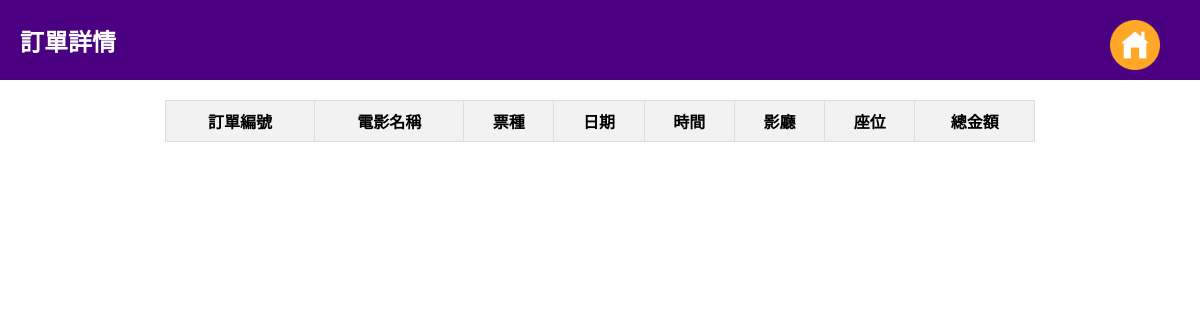
The page /movie/movie_back/detail_more.php?member_id=1 on the database as committed earlier.
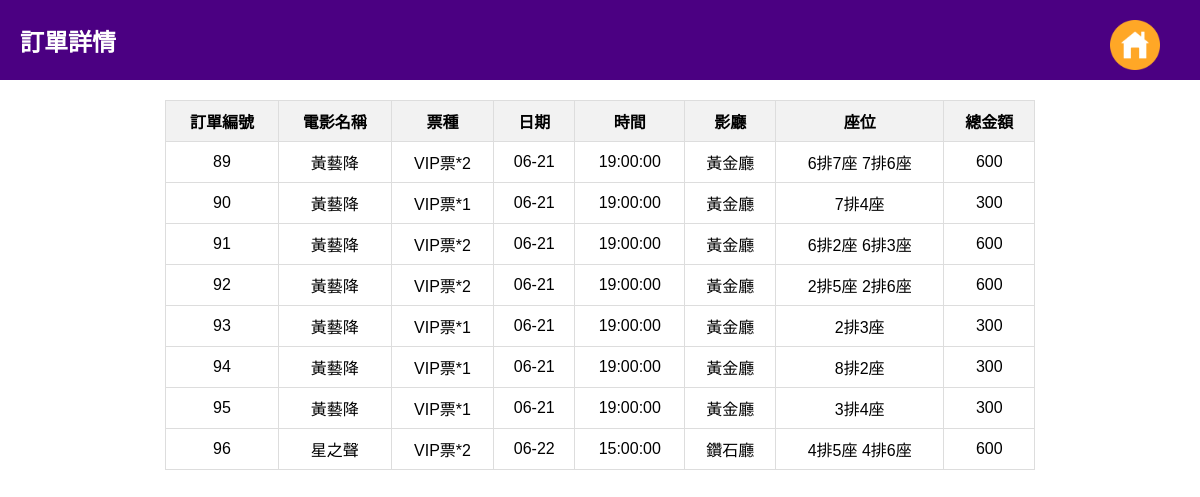
The same page on the database as committed later.
### tables this page shows
CREATE TABLE `order` (
  `order_id` int(11) NOT NULL COMMENT '訂單編號',
  `member_ID` int(11) NOT NULL COMMENT '會員ID',
  `date` char(5) NOT NULL COMMENT '日期',
  `time` time NOT NULL COMMENT '時間',
  `seats` varchar(255) NOT NULL COMMENT '座位',
  `order_ticket` varchar(255) NOT NULL COMMENT '票種',
  `room_name` varchar(50) NOT NULL COMMENT '影廳名稱',
  `total_price` int(11) NOT NULL COMMENT '總金額',
  `movie_name` varchar(255) NOT NULL
);

### movie/movie_back/detail_more.php (the view, shortened to what this page needs)
<!DOCTYPE html>
<html lang="en">
<head>
</head>
<body>
    <div class="header">訂單詳情</div>
    <?php
    if (!isset($_GET['member_id'])) {
        echo '<a class="back" href="main.html"><img width="50" height="50" src="./image/home.png" alt="返回首頁"></a>';
    } else {
        echo '<a class="back" href="../movie_user/home.php"><img width="50" height="50" src="./image/home.png" alt="返回首頁"></a>';
    }
    ?>
    <div class="container">
        <?php
        $servername = "localhost";
        $username = "root";
        $password = "1114576";
        $dbname = "final";
        $pdo = new PDO("mysql:host=$servername;dbname=$dbname", $username, $password);
        if (!isset($_GET['member_id'])) {
            $id = $_GET["id"];
            $sql = "SELECT * FROM `order` WHERE order_id = '$id'";
            $stmt = $pdo->query($sql);
            $results = $stmt->fetchAll(PDO::FETCH_ASSOC);
        } else {
            $member_id = $_GET["member_id"];
            $sql = "SELECT * FROM `order` WHERE member_ID = '$member_id'";
            $stmt = $pdo->query($sql);
            $results = $stmt->fetchAll(PDO::FETCH_ASSOC);
        }
        echo "<table>";
        echo "<thead>";
        echo "<tr>";
        if (isset($_GET['member_id'])) {
            echo "<th>訂單編號</th>";
        }
        echo "<th>電影名稱</th>";
        echo "<th>票種</th>";
        echo "<th>日期</th>";
        echo "<th>時間</th>";
        echo "<th>影廳</th>";
        echo "<th>座位</th>";
        echo "<th>總金額</th>";
        echo "</tr>";
        echo "</thead>";
        echo "<tbody>";
        foreach ($results as $row) {
            $seats = json_decode($row['seats'], true);
            $formattedSeats = array_map(function ($seat) {
                list($row, $number) = explode('-', $seat);
                return "{$row}排{$number}座";
            }, $seats);
            $formattedSeatsString = implode(' ', $formattedSeats);
            echo "<tr>";
            if (isset($_GET['member_id'])) {
                echo "<td>" . htmlspecialchars($row['order_id']) . "</td>";
            }
            echo "<td>" . htmlspecialchars($row['movie_name']) . "</td>";
            echo "<td>" . htmlspecialchars($row['order_ticket']) . "</td>";
            echo "<td>" . htmlspecialchars($row['date']) . "</td>";
            echo "<td>" . htmlspecialchars($row['time']) . "</td>";
            echo "<td>" . htmlspecialchars($row['room_name']) . "</td>";
            echo "<td>" . htmlspecialchars($formattedSeatsString) . "</td>";
            echo "<td>" . htmlspecialchars($row['total_price']) . "</td>";
            echo "</tr>";
        }
        echo "</tbody>";
        echo "</table>";
        ?>
</body>
</html>

### movie/movie_back/detail_more.php (style rules this page uses)
body { margin: 0; padding: 0; font-family: Arial, sans-serif; }
.header { background-color: #4b0082; height: 80px; width: 100%; z-index: 1; display: flex; align-items: center; justify-content: space-between; color: white; font-size: 1.5em; font-weight: bold; padding-left: 20px; box-sizing: border-box; }
.container { padding: 20px; }
table { width: 75%; margin: 0 auto; border-collapse: collapse; }
th, td { border: 1px solid #ddd; padding: 8px; text-align: center; }
th { background-color: #f2f2f2; font-weight: bold; }
.back { position: fixed; top: 20px; right: 40px; }

Rows that differ between the two databases and show on the page:
added order: order_id "89", movie_name "黃藝降", order_ticket "VIP票*2", date "06-21", time "19:00:00", room_name "黃金廳", seats "6排7座 7排6座", total_price "600"
added order: order_id "90", movie_name "黃藝降", order_ticket "VIP票*1", date "06-21", time "19:00:00", room_name "黃金廳", seats "7排4座", total_price "300"
added order: order_id "91", movie_name "黃藝降", order_ticket "VIP票*2", date "06-21", time "19:00:00", room_name "黃金廳", seats "6排2座 6排3座", total_price "600"
added order: order_id "92", movie_name "黃藝降", order_ticket "VIP票*2", date "06-21", time "19:00:00", room_name "黃金廳", seats "2排5座 2排6座", total_price "600"
added order: order_id "93", movie_name "黃藝降", order_ticket "VIP票*1", date "06-21", time "19:00:00", room_name "黃金廳", seats "2排3座", total_price "300"
added order: order_id "94", movie_name "黃藝降", order_ticket "VIP票*1", date "06-21", time "19:00:00", room_name "黃金廳", seats "8排2座", total_price "300"
added order: order_id "95", movie_name "黃藝降", order_ticket "VIP票*1", date "06-21", time "19:00:00", room_name "黃金廳", seats "3排4座", total_price "300"
added order: order_id "96", movie_name "星之聲", order_ticket "VIP票*2", date "06-22", time "15:00:00", room_name "鑽石廳", seats "4排5座 4排6座", total_price "600"
